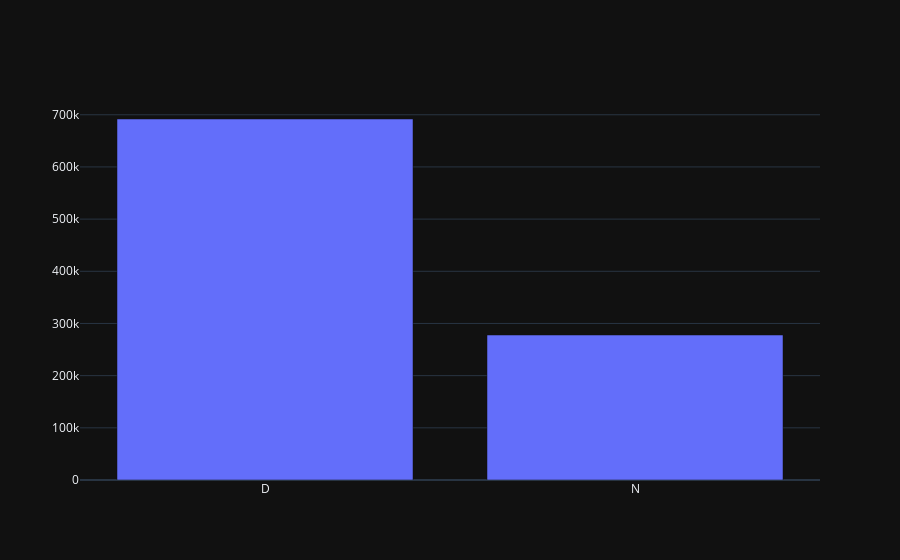

The cell this chart's notebook holds for it:
### Code cell
fig=go.Figure()
daynight=data[data['type'] != 1][data['confidence'] >= 80]['daynight'].value_counts()

fig.add_trace(go.Bar(x=daynight.index,y=daynight.values))

### Figure 1 — Plotly figure (JSON) as saved in the notebook; plotly's stock layout.template omitted (floating-point values rounded to 4 significant figures)
{"data": [{"x": ["D", "N"], "y": [691866, 277836], "type": "bar"}], "layout": {}}
